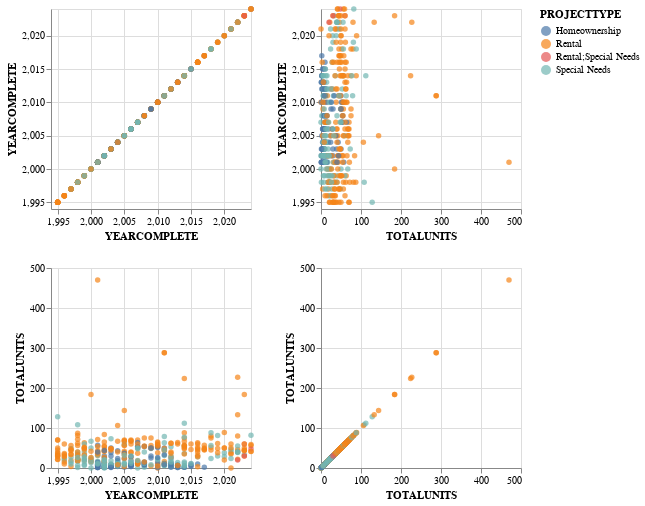

Here is the notebook cell this chart was saved with:
### Markdown cell above
### Chart Five
 #### Using a repeated chart that repeats two variables across rows and columns.

### Code cell
brush = alt.selection_interval()

(
    alt.Chart(AffordableHousing)
    .mark_circle()
    .encode(
        x=alt.X(alt.repeat("column"), type="quantitative", scale=alt.Scale(zero=False)),
        y=alt.Y(alt.repeat("row"), type="quantitative", scale=alt.Scale(zero=False)),
        color=alt.condition(
            brush, "PROJECTTYPE:N", alt.value("lightgray")
        ),  # conditional color
    )
    .properties(
        width=200,
        height=200,
    )
    .add_params(brush)
    .repeat(  # repeat variables across rows and columns
        row=["YEARCOMPLETE", "TOTALUNITS"],
        column=["YEARCOMPLETE", "TOTALUNITS"],
    )
)

### Figure 1 — Vega-Lite specification as saved in the notebook (floating-point values rounded to 4 significant figures; data arrays with more than 128 entries replaced by an {"elided": "..."} marker saying what was removed)
{"config": {"view": {"continuousWidth": 300, "continuousHeight": 300}}, "repeat": {"column": ["YEARCOMPLETE", "TOTALUNITS"], "row": ["YEARCOMPLETE", "TOTALUNITS"]}, "spec": {"data": {"name": "data-4d91668fbc13cdd83f7f13fd54a918b0"}, "mark": {"type": "circle"}, "encoding": {"color": {"condition": {"param": "param_3", "field": "PROJECTTYPE", "type": "nominal"}, "value": "lightgray"}, "x": {"field": {"repeat": "column"}, "scale": {"zero": false}, "type": "quantitative"}, "y": {"field": {"repeat": "row"}, "scale": {"zero": false}, "type": "quantitative"}}, "height": 200, "name": "view_3", "width": 200}, "params": [{"name": "param_3", "select": {"type": "interval"}, "views": ["view_3_child__row_YEARCOMPLETEcolumn_YEARCOMPLETE", "view_3_child__row_YEARCOMPLETEcolumn_TOTALUNITS", "view_3_child__row_TOTALUNITScolumn_YEARCOMPLETE", "view_3_child__row_TOTALUNITScolumn_TOTALUNITS"]}], "$schema": "https://vega.github.io/schema/vega-lite/v5.8.0.json", "datasets": {"data-4d91668fbc13cdd83f7f13fd54a918b0": {"elided": "439 records"}}}
